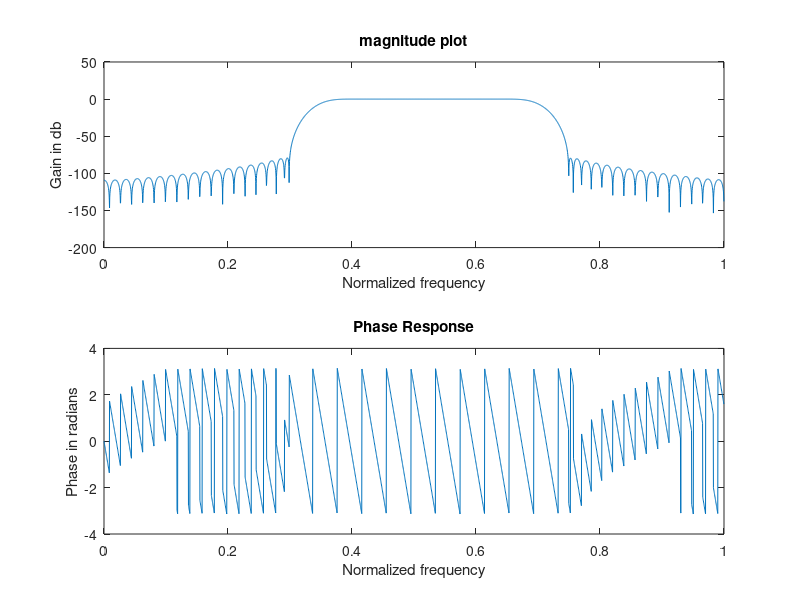

Write the MATLAB code that produced this figure.
% Response of band pass FIR filter using Kaiser window
clc; 
clear all; 
close all; 
fs = 20000;         % sampling rate 
F = [3000 4000 6000 8000]; % band limits 
A = [0 1 0];        % band type: O='stop', 1='pass' 
dev = [0.0001 10^(0.1/20)-1 0.0001]; % ripple/attenuation specifications 
[M,Wn, beta,typ] = kaiserord(F,A,dev,fs); % window parameters 
b = fir1(M,Wn, typ, kaiser(M+1, beta),'noscale'); % filter design 
w=0:0.001:pi; 
[h,om]=freqz(b,1,w); 
a=20*log10(abs(h)); 
b=angle(h);
subplot(2,1,1),plot(w/pi,a); 
xlabel('Normalized frequency') 
ylabel('Gain in db') 
title('magnitude plot') 
subplot(2,1,2),plot(w/pi,b); 
xlabel('Normalized frequency') 
ylabel('Phase in radians') 
title('Phase Response')
